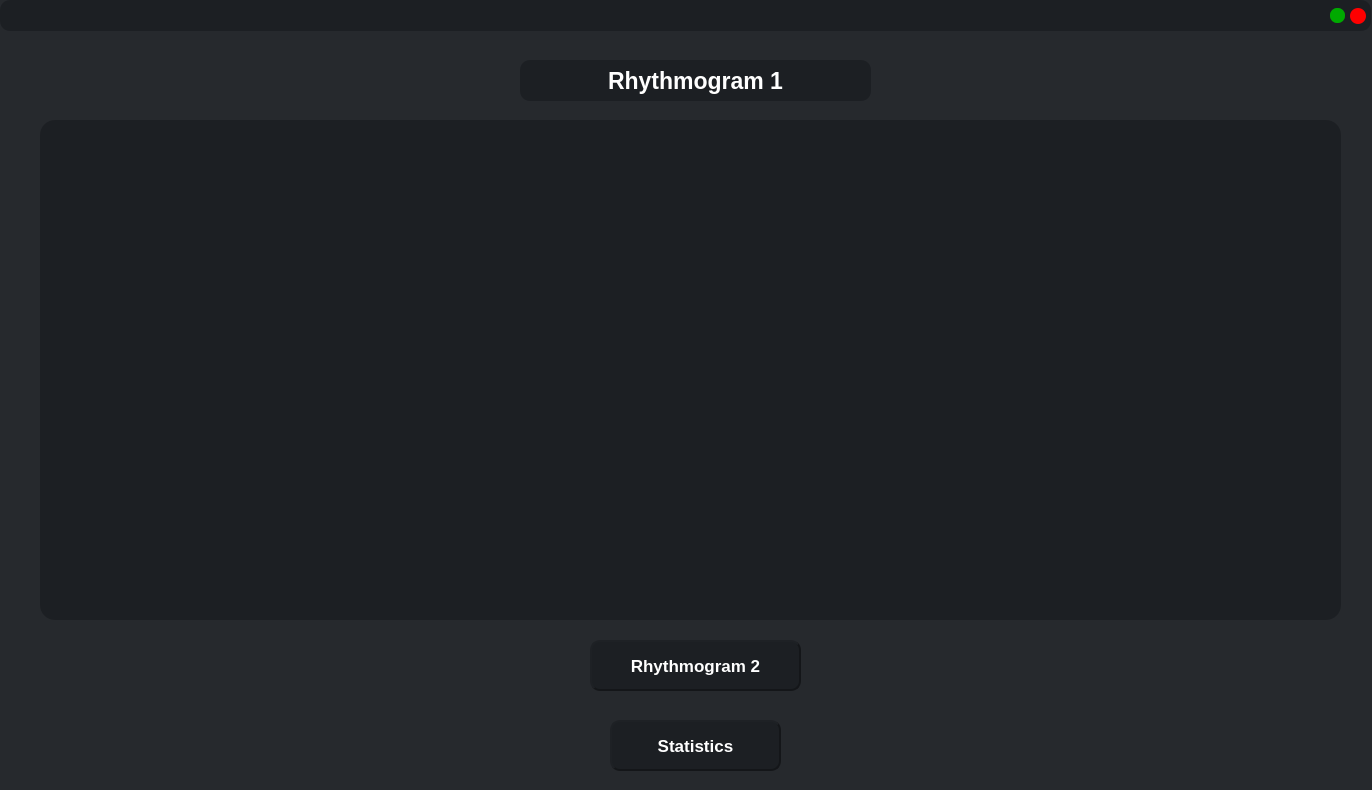
<?xml version="1.0" encoding="UTF-8"?>
<ui version="4.0">
 <class>MainWindow</class>
 <widget class="QMainWindow" name="MainWindow">
  <property name="geometry">
   <rect>
    <x>0</x>
    <y>0</y>
    <width>1372</width>
    <height>790</height>
   </rect>
  </property>
  <property name="windowTitle">
   <string>MainWindow</string>
  </property>
  <property name="styleSheet">
   <string notr="true">background-color: rgb(38, 41, 45);</string>
  </property>
  <widget class="QWidget" name="centralwidget">
   <widget class="QFrame" name="frame_header">
    <property name="geometry">
     <rect>
      <x>0</x>
      <y>0</y>
      <width>1371</width>
      <height>31</height>
     </rect>
    </property>
    <property name="styleSheet">
     <string notr="true">border-radius: 10px;
background-color: rgb(28, 31, 35)</string>
    </property>
    <property name="frameShape">
     <enum>QFrame::StyledPanel</enum>
    </property>
    <property name="frameShadow">
     <enum>QFrame::Raised</enum>
    </property>
    <widget class="QPushButton" name="pushButtonExp">
     <property name="geometry">
      <rect>
       <x>1330</x>
       <y>8</y>
       <width>15</width>
       <height>15</height>
      </rect>
     </property>
     <property name="font">
      <font>
       <family>Segoe UI</family>
       <pointsize>10</pointsize>
       <weight>50</weight>
       <bold>false</bold>
      </font>
     </property>
     <property name="cursor">
      <cursorShape>PointingHandCursor</cursorShape>
     </property>
     <property name="styleSheet">
      <string notr="true">QPushButton{
	background-color: rgb(0, 170, 0);
	border-radius: 7px;
	text-align: center;
}

QPushButton:hover{
	background-color: rgb(0, 111, 0);
}

QPushButton:pressed{
	background-color: rgb(0, 153, 0);
}</string>
     </property>
     <property name="text">
      <string/>
     </property>
    </widget>
    <widget class="QPushButton" name="pushButtonClose">
     <property name="geometry">
      <rect>
       <x>1350</x>
       <y>8</y>
       <width>16</width>
       <height>16</height>
      </rect>
     </property>
     <property name="font">
      <font>
       <family>Segoe UI</family>
       <pointsize>10</pointsize>
       <weight>50</weight>
       <bold>false</bold>
      </font>
     </property>
     <property name="cursor">
      <cursorShape>PointingHandCursor</cursorShape>
     </property>
     <property name="styleSheet">
      <string notr="true">QPushButton{
	background-color: rgb(255, 0, 0);
	border-radius: 8px;
	text-align: center;
}

QPushButton:hover{
	background-color: rgb(175, 0, 0);
}

QPushButton:pressed{
	background-color: rgb(229, 0, 0);
}</string>
     </property>
     <property name="text">
      <string/>
     </property>
    </widget>
   </widget>
   <widget class="QStackedWidget" name="stackedWidget">
    <property name="geometry">
     <rect>
      <x>20</x>
      <y>40</y>
      <width>1321</width>
      <height>661</height>
     </rect>
    </property>
    <property name="currentIndex">
     <number>0</number>
    </property>
    <widget class="QWidget" name="page">
     <widget class="QWidget" name="RhythmoWidget_1" native="true">
      <property name="geometry">
       <rect>
        <x>20</x>
        <y>80</y>
        <width>1301</width>
        <height>500</height>
       </rect>
      </property>
      <property name="styleSheet">
       <string notr="true">background-color: rgb(28, 31, 35);
border-radius: 15px;</string>
      </property>
     </widget>
     <widget class="QLabel" name="label_2">
      <property name="geometry">
       <rect>
        <x>500</x>
        <y>20</y>
        <width>351</width>
        <height>41</height>
       </rect>
      </property>
      <property name="font">
       <font>
        <family>Segoe UI</family>
        <pointsize>17</pointsize>
        <weight>75</weight>
        <bold>true</bold>
       </font>
      </property>
      <property name="styleSheet">
       <string notr="true">color: rgb(255, 255, 255);
background-color: rgb(28, 31, 35);
border-radius: 10px;</string>
      </property>
      <property name="text">
       <string>Rhythmogram 1</string>
      </property>
      <property name="alignment">
       <set>Qt::AlignCenter</set>
      </property>
     </widget>
     <widget class="QPushButton" name="pushButtonTo2">
      <property name="geometry">
       <rect>
        <x>570</x>
        <y>600</y>
        <width>211</width>
        <height>51</height>
       </rect>
      </property>
      <property name="font">
       <font>
        <pointsize>13</pointsize>
        <weight>75</weight>
        <bold>true</bold>
       </font>
      </property>
      <property name="cursor">
       <cursorShape>PointingHandCursor</cursorShape>
      </property>
      <property name="styleSheet">
       <string notr="true">QPushButton {
	background-color: rgb(28, 31, 35);
	color: rgb(255, 255, 255);
	border-radius: 10px;
	border-style: outset;
	border-width: 2px;
	border-color:rgb(20, 22, 25)
}

QPushButton:hover {
	background-color: rgb(41, 46, 52);
}

QPushButton:pressed {
	background-color: rgb(33, 37, 42);
}</string>
      </property>
      <property name="text">
       <string>Rhythmogram 2</string>
      </property>
     </widget>
    </widget>
    <widget class="QWidget" name="page_2">
     <widget class="QLabel" name="label_3">
      <property name="geometry">
       <rect>
        <x>500</x>
        <y>20</y>
        <width>351</width>
        <height>41</height>
       </rect>
      </property>
      <property name="font">
       <font>
        <family>Segoe UI</family>
        <pointsize>17</pointsize>
        <weight>75</weight>
        <bold>true</bold>
       </font>
      </property>
      <property name="styleSheet">
       <string notr="true">color: rgb(255, 255, 255);
background-color: rgb(28, 31, 35);
border-radius: 10px;</string>
      </property>
      <property name="text">
       <string>Rhythmogram 2</string>
      </property>
      <property name="alignment">
       <set>Qt::AlignCenter</set>
      </property>
     </widget>
     <widget class="QPushButton" name="pushButtonTo1">
      <property name="geometry">
       <rect>
        <x>570</x>
        <y>600</y>
        <width>211</width>
        <height>51</height>
       </rect>
      </property>
      <property name="font">
       <font>
        <pointsize>13</pointsize>
        <weight>75</weight>
        <bold>true</bold>
       </font>
      </property>
      <property name="cursor">
       <cursorShape>PointingHandCursor</cursorShape>
      </property>
      <property name="styleSheet">
       <string notr="true">QPushButton {
	background-color: rgb(28, 31, 35);
	color: rgb(255, 255, 255);
	border-radius: 10px;
	border-style: outset;
	border-width: 2px;
	border-color:rgb(20, 22, 25)
}

QPushButton:hover {
	background-color: rgb(41, 46, 52);
}

QPushButton:pressed {
	background-color: rgb(33, 37, 42);
}</string>
      </property>
      <property name="text">
       <string>Rhythmogram 1</string>
      </property>
     </widget>
     <widget class="QWidget" name="RhythmoWidget_2" native="true">
      <property name="geometry">
       <rect>
        <x>20</x>
        <y>80</y>
        <width>1301</width>
        <height>500</height>
       </rect>
      </property>
      <property name="styleSheet">
       <string notr="true">background-color: rgb(28, 31, 35);
border-radius: 15px;</string>
      </property>
     </widget>
    </widget>
   </widget>
   <widget class="QPushButton" name="pushButtonStat">
    <property name="geometry">
     <rect>
      <x>610</x>
      <y>720</y>
      <width>171</width>
      <height>51</height>
     </rect>
    </property>
    <property name="font">
     <font>
      <pointsize>13</pointsize>
      <weight>75</weight>
      <bold>true</bold>
     </font>
    </property>
    <property name="cursor">
     <cursorShape>PointingHandCursor</cursorShape>
    </property>
    <property name="styleSheet">
     <string notr="true">QPushButton {
	background-color: rgb(28, 31, 35);
	color: rgb(255, 255, 255);
	border-radius: 10px;
	border-style: outset;
	border-width: 2px;
	border-color:rgb(20, 22, 25)
}

QPushButton:hover {
	background-color: rgb(41, 46, 52);
}

QPushButton:pressed {
	background-color: rgb(33, 37, 42);
}</string>
    </property>
    <property name="text">
     <string>Statistics</string>
    </property>
   </widget>
  </widget>
 </widget>
 <resources/>
 <connections/>
</ui>
